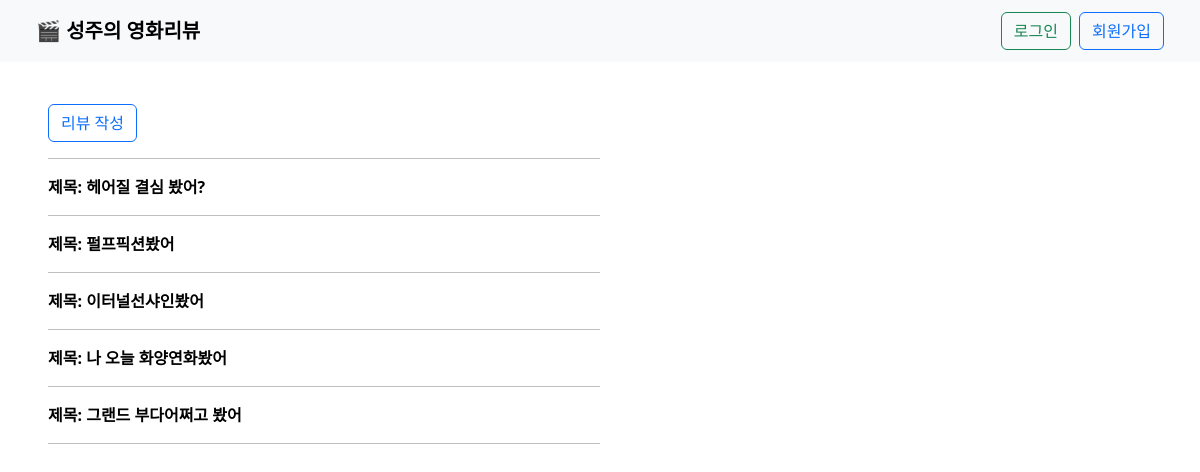
The app's page /reviews/ with its own data.
### reviews/models.py (models this page shows, shortened)
class Review(models.Model):
    user = models.ForeignKey(settings.AUTH_USER_MODEL,
                             on_delete=models.CASCADE)
    emote_user = models.ManyToManyField(
        settings.AUTH_USER_MODEL, related_name='emote_reviews', through='Emote')
    title = models.CharField(max_length=50)
    content = models.TextField()
    movie = models.CharField(max_length=50)
    created_at = models.DateTimeField(auto_now_add=True)
    updated_at = models.DateTimeField(auto_now=True)
    image = models.ImageField(upload_to='images/', blank=True, null=True)
    image_thumbnail = ImageSpecField(source='image',
                                     processors=[ResizeToFill(300, 424)],
                                     format='JPEG',
                                     options={'quality': 90})
    like_users = models.ManyToManyField(
        settings.AUTH_USER_MODEL, related_name='like_reviews')

### reviews/views.py (the view)
# urls.py: path('', views.index, name='index'),
def index(request):
    reviews = Review.objects.all()
    context = {
        'reviews': reviews,
    }
    return render(request, 'reviews/index.html', context)

### reviews/templates/reviews/index.html (shortened to what this page needs)
<!DOCTYPE html>
<html lang="en">
  <head>
    <link
      href="https://cdn.jsdelivr.net/npm/bootstrap@5.3.0-alpha1/dist/css/bootstrap.min.css"
      rel="stylesheet"
    />
  </head>
  <body class="fw-bold">
    <div class="sticky-top mb-4" style="height: 56px">
      <nav class="navbar navbar-expand-sm bg-body-tertiary">
        <div class="container-fluid">
          <a class="navbar-brand ps-4 fw-bold" href="{% url 'reviews:index' %}"
            >🎬 성주의 영화리뷰</a
          >
          <div class="justify-content-end d-flex align-items-center pe-4">
            {% if request.user.is_authenticated %}
            <div class="d-flex align-items-center">
              <span class="m-2 h5">{{ user }}</span>
              <a
                class="btn btn-outline-success m-1"
                href="{% url 'accounts:update' %}"
                >정보수정</a
              >
              <form action="{% url 'accounts:logout' %}" method="POST">
                {% csrf_token %}
                <input
                  class="btn btn-outline-primary m-1"
                  type="submit"
                  value="로그아웃"
                />
              </form>
            </div>
            {% else %}
            <div>
              <a
                class="btn btn-outline-success m-1"
                href="{% url 'accounts:login' %}"
                >로그인</a
              >
              <a
                class="btn btn-outline-primary"
                href="{% url 'accounts:signup' %}"
                >회원가입</a
              >
            </div>
            {% endif %}
          </div>
        </div>
      </nav>
    </div>
    <div class="m-5">
      <a href="{% url 'reviews:create' %}"
        ><button type="button" class="btn btn-outline-primary">
          리뷰 작성
        </button></a
      >
      <hr />
      {% for review in reviews %}
      <a href="{% url 'reviews:detail' review.pk %}"
        >제목: {{ review.title }}</a
      >
      <hr />
      {% endfor %}
    </div>
  </body>
</html>

### reviews/templates/reviews/index.html (style rules this page uses)
hr { border: none; border-top: 1px solid black; width: 50%; }
a { text-decoration: none; font-weight: bold; color: black; }

### records on screen
Review: title "헤어질 결심 봤어?"
Review: title "펄프픽션봤어"
Review: title "이터널선샤인봤어"
Review: title "나 오늘 화양연화봤어"
Review: title "그랜드 부다어쩌고 봤어"
